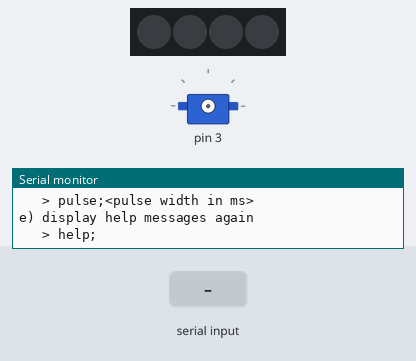
This sketch was run on a simulated Arduino Uno, built with avr-gcc and run on an emulated ATmega328P. Parts: 4 RGB LEDs in strip order, left to right, servo, the last lines printed to the serial monitor. Wiring (inferred from the names in the program): PCA9685 PWM driver at I2C address 0x40. The inputs (shaded band) are chosen by the test bench. Servo pulses on a pin are drawn as a servo (544–2400 µs = 0–180°).

Above: at 1.2 s.
1.3 s: "pulse;150\n" received over Serial
3.8 s: "test;1\n" received over Serial
6.3 s: "test;150\n" received over Serial
At 8.2 s:
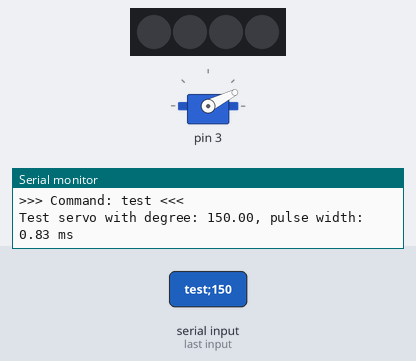
8.8 s: "pulse;1\n" received over Serial
At 10.2 s:
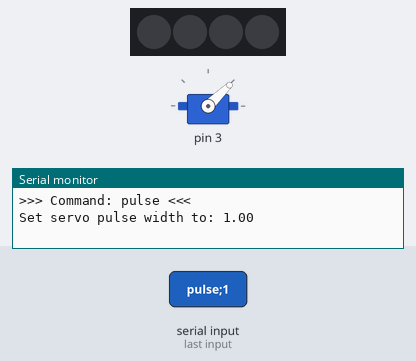
Timing chart, 0 to 11.8 s (numbered marks = the images above; inputs shaded):
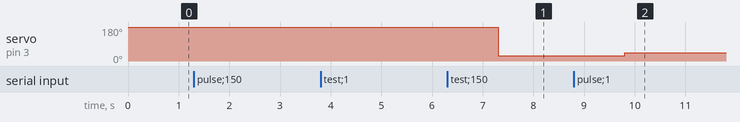

Measured:
- after the input at 6.3 s, servo on pin 3: 180° → 27° after 1.0 s
- after the input at 8.8 s, servo on pin 3: 27° → 44° after 1.0 s

The sketch:

sketch.ino
```cpp
#include "pca9685.h"
#include "servoprofile.h"

/***** Configurations *****/

#define I2C_ADDR    0x40    // I2C address.
#define SERVO_INDEX 3       // Servo index on PCA9685.
#define BAUD_RATE   115200  // Serial baud rate.
#define INPUT_SIZE  128     // Maximum input string length.

/***** Global variables *****/

// PCA9685 controller handle.
PCA9685 *pca9685;

// Servo angle-pulse width profile.
ServoProfile servo(2.55, 1.5, 0.5);

// Serial input buffer.
char input[INPUT_SIZE];

/***** Setup *****/

void setup() {
  // Initialize serial.
  Serial.begin(115200);
  // Initialize Wire.
  Wire.begin();
  pca9685 = new PCA9685(&Wire, I2C_ADDR);
  // Print welcome message.
  printWelcome();
  // Print help message.
  printHelp();
}

/***** Loop *****/

void loop() {
  if (Serial.available() > 0) {
    uint16_t size = Serial.readBytes(input, INPUT_SIZE);
    input[size] = '\0';
    char* command = strtok(input, ";");
    if (command != NULL) {
      if (strncmp(command, "profile", size) == 0) {
        profileHandler();
      } else if (strncmp(command, "set", size) == 0) {
        setHandler();
      } else if (strncmp(command, "test", size) == 0) {
        testHandler();
      } else if (strncmp(command, "pulse", size) == 0) {
        pulseHandler();
      } else if (strncmp(command, "help", size) == 0) {
        helpHandler();
      } else {
        Serial.println(">>> Invaid command <<<");
        Serial.println("Comannd was: "+ String(command));
        Serial.println("");
      }
      while (command != NULL) {
        command = strtok(NULL, ";");
      }
    }
  }
}

/***** Command handlers *****/

// Command: profile
void profileHandler() {
  Serial.println(">>> Servo Profile <<<");
  Serial.println("0   degree pulse width: " + String(servo.pulseWidth0) + " ms");
  Serial.println("90  degree pulse width: " + String(servo.pulseWidth90) + " ms");
  Serial.println("180 degree pulse width: " + String(servo.pulseWidth180) + " ms");
  Serial.println("");
}

// Command: set;<reference degree>;<pulse width in ms>
void setHandler() {
  Serial.println(">>> Command: set <<<");
  char *degree = strtok(NULL, ";");
  char *pulse = strtok(NULL, ";");
  if (degree == NULL) {
    Serial.println("Missing reference degree value");
  } else if (pulse == NULL) {
    Serial.println("Missing pulse width value");
  } else {
    int val1 = String(degree).toInt();
    double val2 = String(pulse).toFloat();
    if (val1 == 0) {
      servo.pulseWidth0 = val2;
      Serial.println("Set " + String(val1) + " degree to: " + String(val2) + " ms");
    } else if (val1 == 90) {
      servo.pulseWidth90 = val2;
      Serial.println("Set " + String(val1) + " degree to: " + String(val2) + " ms");
    } else if (val1 == 180) {
      servo.pulseWidth180 = val2;
      Serial.println("Set " + String(val1) + " degree to: " + String(val2) + " ms");
    } else {
      Serial.println("Invalid reference degree: " + String(val1));
      Serial.println("Valid reference degrees are: 0, 90, 180");
    }
  }
  Serial.println("");
}

// Command: test;<turning angle in degrees>
void testHandler() {
  Serial.println(">>> Command: test <<<");
  char *degree = strtok(NULL, ";");
  if (degree != NULL) {
    double val1 = String(degree).toFloat();
    double val2 = servo.computePulseWidth(val1);
    pca9685->setServo(SERVO_INDEX, val2);
    Serial.println("Test servo with degree: " + String(val1) + ", pulse width: " + String(val2) + " ms");
  } else {
    Serial.println("Missing degree value");
  }
  Serial.println("");
}

// Command: pulse;<pulse width in ms>
void pulseHandler() {
  Serial.println(">>> Command: pulse <<<");
  char *pulse = strtok(NULL, ";");
  if (pulse != NULL) {
    double val = String(pulse).toFloat();
    pca9685->setServo(SERVO_INDEX, val);
    Serial.println("Set servo pulse width to: " + String(val));
  } else {
    Serial.println("Missing pulse width value");
  }
  Serial.println("");
}

// Command: help
void helpHandler() {
  printHelp();
}

/***** Helper functions *****/

void printWelcome() {
  Serial.println("");
  Serial.println(">>> PCA9685 Servo Controller Tool <<<");
  Serial.println("");
}

void printHelp() {
  Serial.println(">>> Available serial commands <<<");
  Serial.println("a) show current servo profile");
  Serial.println("   > profile;");
  Serial.println("b) set servo profile reference pulse width");
  Serial.println("   > set;<reference degree>;<pulse width in ms>");
  Serial.println("c) test servo profile with turning angle");
  Serial.println("   > test;<turning angle in degrees>");
  Serial.println("d) direct set servo pulse width");
  Serial.println("   > pulse;<pulse width in ms>");
  Serial.println("e) display help messages again");
  Serial.println("   > help;");
  Serial.println("");
}
```

pca9685.cpp
```cpp
#include "pca9685.h"

PCA9685::PCA9685(TwoWire *bus, uint16_t addr) {
  i2cBus = bus;
  address = addr;
  // Initialize controller by default.
  init();
}

void PCA9685::init() {
  // Set controller to sleep.
  writeRegister(MODE1, 0x10);
  // Set calculated prescaler value.
  writeRegister(PRESCALE, getPrescaler());
  // Se controller to normal.
  writeRegister(MODE1, 0x00);
}

uint8_t PCA9685::getPrescaler() {
  // Update rate is number of PWM pulses in one second.
  double updateRate = 1000.0 / pwmCycle;
  return (uint8_t)((double)CLOCK_FREQ / PWM_STEPS / updateRate) - 1;
}

void PCA9685::writeRegister(uint8_t reg, uint8_t val) {
    i2cBus->beginTransmission((int)address);
    i2cBus->write(reg);
    i2cBus->write(val);
    i2cBus->endTransmission();
}

uint8_t PCA9685::readRegister(uint8_t reg) {
    i2cBus->beginTransmission((int)address);
    i2cBus->write(reg);
    i2cBus->endTransmission(false);
    i2cBus->requestFrom((uint8_t)address, (uint8_t)1);
    if (i2cBus->available() > 0) {
        return i2cBus->read();
    }
    return 0x00;
}

void PCA9685::setServo(uint8_t idx, double pw) {
  if (idx < MIN_LED_INDEX || idx > MAX_LED_INDEX) {
    return;
  }
  // https://cdn-shop.adafruit.com/datasheets/PCA9685.pdf
  uint16_t onSteps = (uint16_t)(((double)pwmDelay / pwmCycle) * PWM_STEPS);
  uint16_t offSteps = onSteps + (uint16_t)(((double)pw / pwmCycle) * PWM_STEPS);
  writeRegister(LED0_ON_L + 4 * idx, onSteps & 0xFF);
  writeRegister(LED0_ON_H + 4 * idx, (onSteps >> 8) & 0xFF);
  writeRegister(LED0_OFF_L + 4 * idx, offSteps & 0xFF);
  writeRegister(LED0_OFF_H + 4 * idx, (offSteps >> 8) & 0xFF);
}
```

pca9685.h
```cpp
#ifndef PCA9685_H
#define PCA9685_H

#include <Wire.h>

/**
 * A wrapper class for PCA9685 servo controller.
 * It takes a I2C bus (Wire) and an address, and writes pulse width
 * to servo at specified index.
 */
class PCA9685 {

private:

    // LED index range, total 16 LEDs.
    static const uint8_t MIN_LED_INDEX = 0;
    static const uint8_t MAX_LED_INDEX = 15;
    // PWM number of steps, which is 4096.
    static const uint16_t PWM_STEPS = 4096;
    // PCA9685 internal clock frequency, which is 25 MHz.
    static const long CLOCK_FREQ = 25000000;

    // Register addresses.
    static const uint8_t MODE1 =      0x00;
    static const uint8_t PRESCALE =   0xFE;
    static const uint8_t LED0_ON_L =  0x06;
    static const uint8_t LED0_ON_H =  0x07;
    static const uint8_t LED0_OFF_L = 0x08;
    static const uint8_t LED0_OFF_H = 0x09;

    // PWM cycle in miliseconds, which usually is 20 ms to 60 ms.
    static const uint8_t pwmCycle = 20;
    // PWM delay in miliseconds, which should be smaller than pwmCycle.
    static const uint8_t pwmDelay = 5;

    // Wire pointer.
    TwoWire *i2cBus;

    // PCA9685 I2C address.
    uint16_t address;

    // Initialize controller:
    // set to sleep, set prescale, set to normal.
    void init();

    // Calculate prescaler value:
    // https://cdn-shop.adafruit.com/datasheets/PCA9685.pdf
    uint8_t getPrescaler();

    // Write byte value to a register.
    void writeRegister(uint8_t reg, uint8_t val);

    // Read byte value from a register.
    uint8_t readRegister(uint8_t reg);

public:

    // Constructor takes &Wire and I2C address.
    PCA9685(TwoWire *bus, uint16_t addr);

    // Set servo pulse width (miliseconds) at servo index.
    void setServo(uint8_t idx, double pw);
};

#endif
```

servoprofile.cpp
```cpp
#include "servoprofile.h"

const double ServoProfile::PULSE_WIDTH_0_DEFAULT = 1.0;
const double ServoProfile::PULSE_WIDTH_90_DEFAULT = 1.5;
const double ServoProfile::PULSE_WIDTH_180_DEFAULT = 2.0;

ServoProfile::ServoProfile() {
    pulseWidth0 = PULSE_WIDTH_0_DEFAULT;
    pulseWidth90 = PULSE_WIDTH_90_DEFAULT;
    pulseWidth180 = PULSE_WIDTH_180_DEFAULT;
}

ServoProfile::ServoProfile(double pw0, double pw90, double pw180) {
    pulseWidth0 = pw0;
    pulseWidth90 = pw90;
    pulseWidth180 = pw180;
}

double ServoProfile::computePulseWidth(double angle) {
    // Angle should be within 0~180 degrees, and map it to 0~1.
    angle = angle < 0.0 ? 0.0 : angle;
    angle = angle > 180.0 ? 180.0 : angle;
    angle = angle / 180.0;
    // Use second order curve fitting to find corresponding pulse width.
    double a = 2.0 * pulseWidth0 - 4.0 * pulseWidth90 + 2.0 * pulseWidth180;
    double b = -3.0 * pulseWidth0 + 4.0 * pulseWidth90 - pulseWidth180;
    double c = pulseWidth0;
    return a * angle * angle + b * angle + c;
}
```

servoprofile.h
```cpp
#ifndef SERVOPROFILE_H
#define SERVOPROFILE_H

/**
 * A utility class maps 0 to 180 degrees to predefined servo pulse width.
 * It takes 3 reference pulse width at 0, 90 and 180 degrees, and
 * interpolates input angle in degree to corresponding pulse width using
 * second order curve fitting.
 */
class ServoProfile {

private:

    // Default pulse width values.
    static const double PULSE_WIDTH_0_DEFAULT;
    static const double PULSE_WIDTH_90_DEFAULT;
    static const double PULSE_WIDTH_180_DEFAULT;

public:

    // Internal pulse width in miliseconds (usually 1~2).
    double pulseWidth0;
    double pulseWidth90;
    double pulseWidth180;

    // Default constructor.
    ServoProfile();

    // Constructor with pulse widths.
    ServoProfile(double pw0, double pw90, double pw180);

    // Compute servo pulse width with input angle in degrees (0~180).
    double computePulseWidth(double angle);
};

#endif
```
